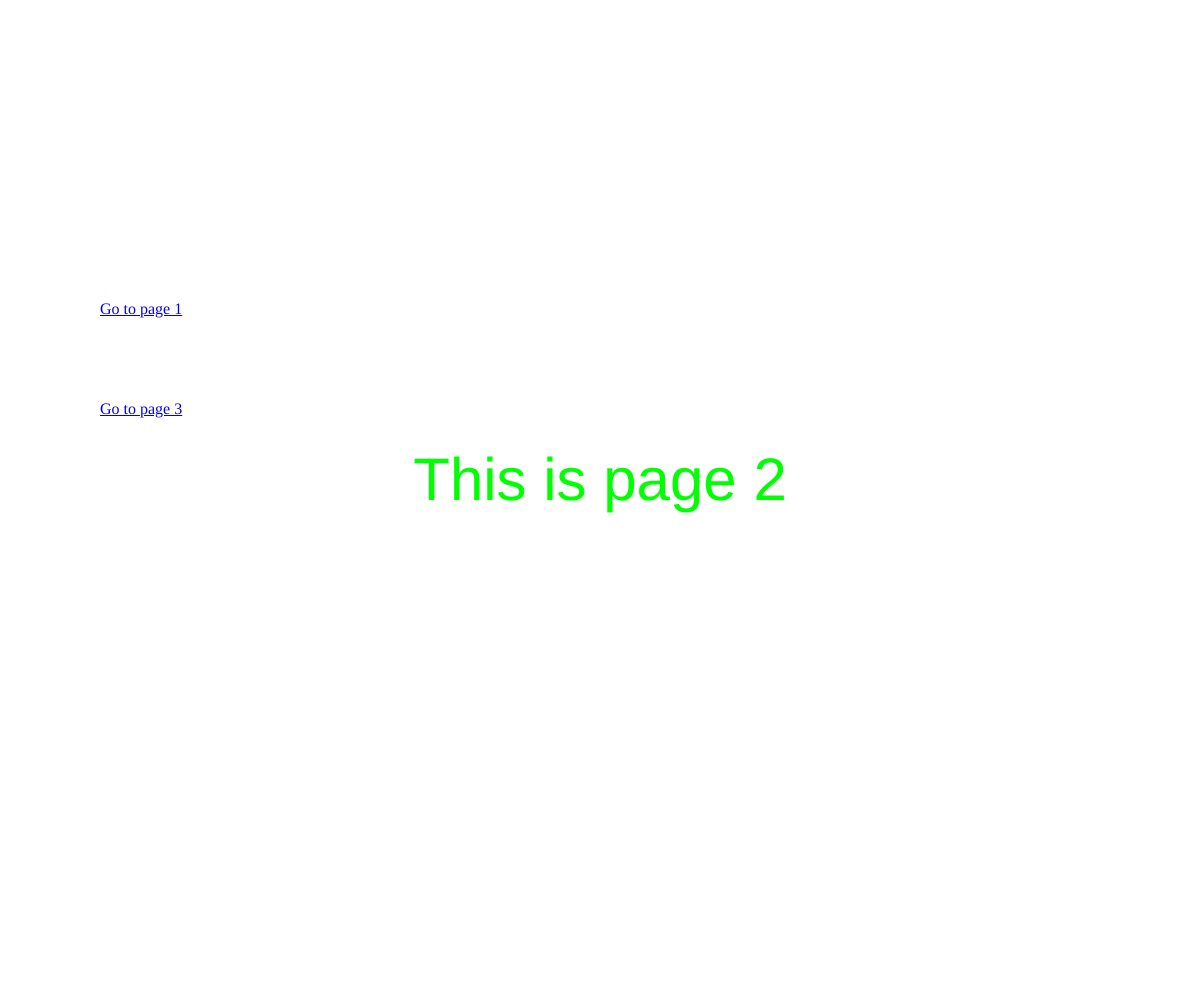
Frame 1 (no input)
Frame 60 (no input): identical to frame 1, image omitted
Frame 120 (the mouse pressed at the canvas centre since frame 60): identical to frame 1, image omitted

The p5.js sketch that drew this single still picture (run headless with seeded random() and noise() and a simulated clock; from frame 60 on, the mouse is pressed at the canvas centre):

// p5.js sketch
// ── sketch.js
/* This js file directs users to either page 2 or page 3*/

function setup() {

    createCanvas(windowWidth, windowHeight);

    textSize(60);
    textAlign(CENTER);
    fill(0,255,0);

    text("This is page 2", windowWidth/2, windowHeight/2);

    let page1 = createA('/../index.html', 'Go to page 1');
    page1.position(100, 300);
    let page3 = createA('/../_pageThree/index.html', 'Go to page 3');
    page3.position(100, 400);
  
  }
  
  function draw() {
  
  //ellipse(width/2,height/2,100,100);  
  }
  
  function windowResized() { // this function detects when the window is moved, and resizes the canvas
  
    resizeCanvas(windowWidth, windowHeight); 
  
  }
